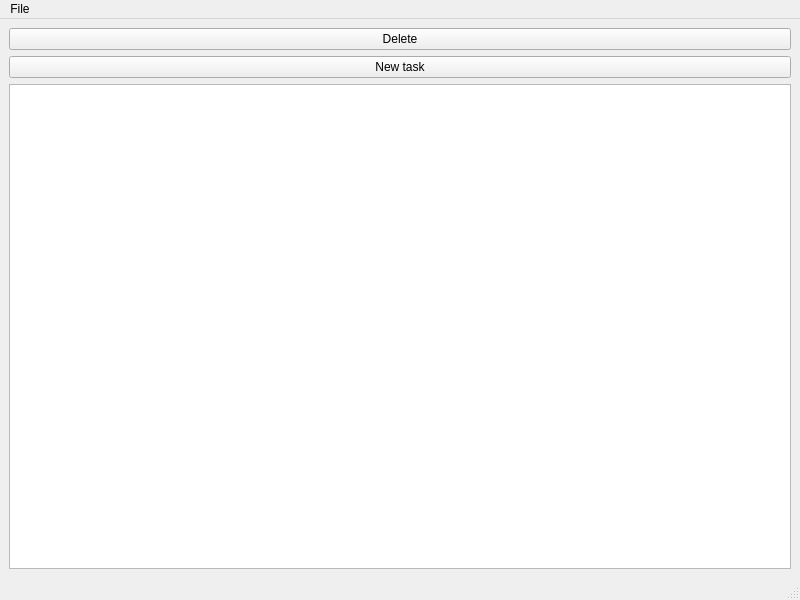
<?xml version="1.0" encoding="UTF-8"?>
<ui version="4.0">
 <class>MainWindow</class>
 <widget class="QMainWindow" name="MainWindow">
  <property name="geometry">
   <rect>
    <x>0</x>
    <y>0</y>
    <width>800</width>
    <height>600</height>
   </rect>
  </property>
  <property name="windowTitle">
   <string>To-do list</string>
  </property>
  <widget class="QWidget" name="centralwidget">
   <layout class="QHBoxLayout" name="horizontalLayout">
    <item>
     <layout class="QVBoxLayout" name="verticalLayout">
      <item>
       <widget class="QPushButton" name="DeleteButton">
        <property name="text">
         <string>Delete</string>
        </property>
       </widget>
      </item>
      <item>
       <widget class="QPushButton" name="NewTaskButton">
        <property name="text">
         <string>New task</string>
        </property>
       </widget>
      </item>
      <item>
       <widget class="QListWidget" name="List"/>
      </item>
     </layout>
    </item>
   </layout>
  </widget>
  <widget class="QMenuBar" name="menubar">
   <property name="geometry">
    <rect>
     <x>0</x>
     <y>0</y>
     <width>800</width>
     <height>21</height>
    </rect>
   </property>
   <widget class="QMenu" name="menuFile">
    <property name="title">
     <string>File</string>
    </property>
    <addaction name="actionOpen"/>
    <addaction name="actionSave"/>
    <addaction name="actionSave_as"/>
    <addaction name="actionClose_2"/>
   </widget>
   <addaction name="menuFile"/>
  </widget>
  <widget class="QStatusBar" name="statusbar"/>
  <action name="actionOpen">
   <property name="text">
    <string>Open...</string>
   </property>
   <property name="shortcut">
    <string>Ctrl+O</string>
   </property>
  </action>
  <action name="actionSave">
   <property name="text">
    <string>Save</string>
   </property>
   <property name="shortcut">
    <string>Ctrl+S</string>
   </property>
  </action>
  <action name="actionSave_as">
   <property name="text">
    <string>Save as</string>
   </property>
   <property name="shortcut">
    <string>Ctrl+Shift+S</string>
   </property>
  </action>
  <action name="actionClose_2">
   <property name="text">
    <string>Close</string>
   </property>
   <property name="shortcut">
    <string>Ctrl+Q</string>
   </property>
  </action>
 </widget>
 <resources/>
 <connections>
  <connection>
   <sender>actionClose_2</sender>
   <signal>triggered()</signal>
   <receiver>MainWindow</receiver>
   <slot>close()</slot>
   <hints>
    <hint type="sourcelabel">
     <x>-1</x>
     <y>-1</y>
    </hint>
    <hint type="destinationlabel">
     <x>399</x>
     <y>299</y>
    </hint>
   </hints>
  </connection>
 </connections>
</ui>
